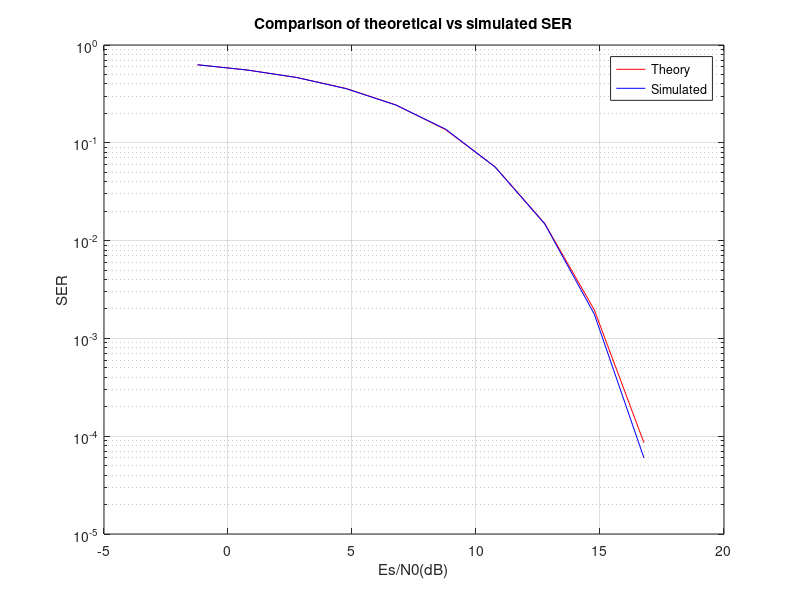
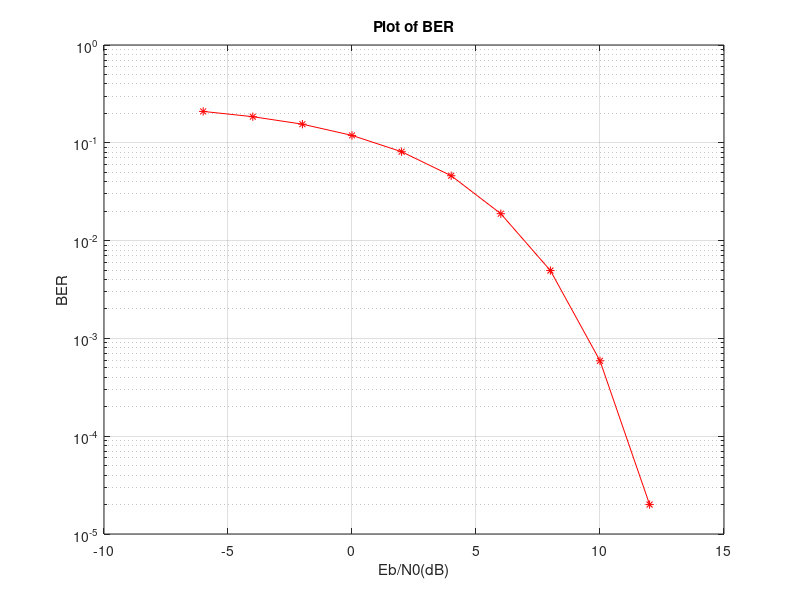

The MATLAB source for these figures, in order:
clear;
clc;

% Parameters
d = 1; 
constellation = d/2 * [1 + 3i, -1 + 3i, 1 + 1i, -1 + 1i, 1 - 1i, -1 - 1i, 1 - 3i, -1 - 3i];
normalized_constellation = constellation / sqrt(1.5);
Eb_N0_dB = -6:2:12;
Es_N0_dB = Eb_N0_dB + 10*log10(log2(8));
no_symbols_sent = 100000;

% Generate data and corresponding signals
data = randi([0, 7], no_symbols_sent, 1);
signal_without_noise = normalized_constellation(data + 1);

SER_simulated = zeros(1, length(Eb_N0_dB));
SER_theoretical = zeros(1, length(Eb_N0_dB));
BER = zeros(1, length(Eb_N0_dB));

for idx = 1:length(Eb_N0_dB)
    noiseSigma = sqrt(1 / (2 * log2(8) * 10^(Eb_N0_dB(idx) / 10)));
    noise = noiseSigma * (randn(size(signal_without_noise)) + 1i*randn(size(signal_without_noise)));
    received = signal_without_noise + noise;
    
    % Distance calculation using meshgrid and reshaping
    [R, C] = meshgrid(received, normalized_constellation);
    distance = abs(R - C).^2;
    [~, minDist] = min(distance, [], 1);
    
    SER_simulated(idx) = sum(minDist' - 1 ~= data) / no_symbols_sent;
    SER_theoretical(idx) = (5/2)*qfunc(sqrt(10^(Es_N0_dB(idx)/10)/3)) - (3/2)*qfunc(sqrt(10^(Es_N0_dB(idx)/10)/3))^2;
    BER(idx) = 1/log2(8) * SER_simulated(idx);
end

% Plotting
figure();
semilogy(Es_N0_dB, SER_theoretical, 'r-');
hold on;
semilogy(Es_N0_dB, SER_simulated, 'b-');
legend('Theory', 'Simulated');
xlabel('Es/N0(dB)');
ylabel('SER');
title('Comparison of theoretical vs simulated SER');
grid on;

figure();
semilogy(Eb_N0_dB, BER, 'r-*');
hold on;
xlabel('Eb/N0(dB)');
ylabel('BER');
title('Plot of BER');
grid on;
